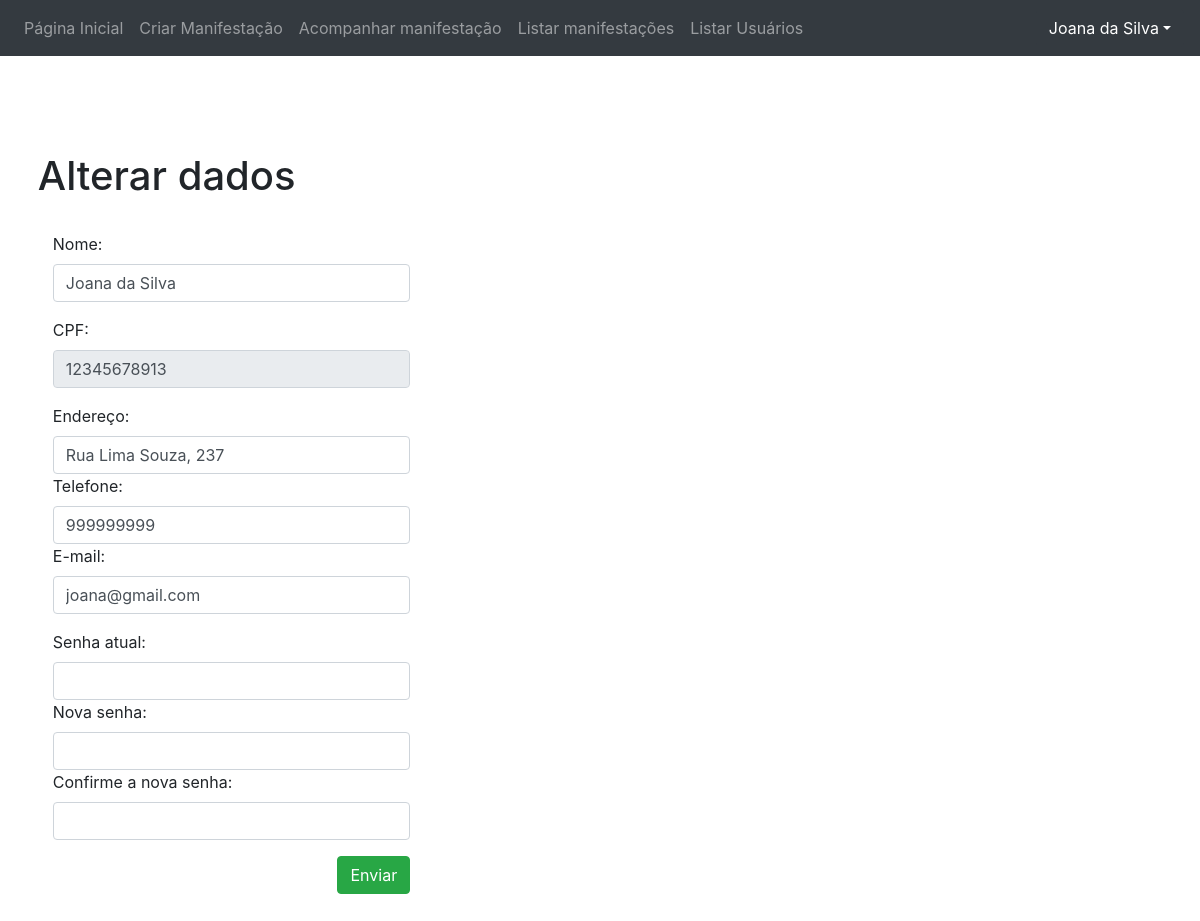
Screenshot of /index.php?section=UsuarioControle&function=alteraDadosAcao (signed in) with the database file from the repository.
### tables this page shows
CREATE TABLE IF NOT EXISTS `usuario`
(
    `cpf`             varchar(11)  NOT NULL,
    `id_tipo_usuario` int(11)      NOT NULL,
    `nome`            varchar(50)  NOT NULL,
    `endereco`        varchar(150) NOT NULL,
    `telefone`        varchar(11) DEFAULT NULL,
    `email`           varchar(100) NOT NULL,
    `senha`           varchar(10)  NOT NULL,
    PRIMARY KEY (`cpf`),
    UNIQUE KEY `email` (`email`),
    KEY `fk_tipo_usuario` (`id_tipo_usuario`)
);

### src/index.php (called while the page is built, shortened)
<?php
new Ouvidoria\App ();

### src/model/UsuarioManager.php (called while the page is built, shortened)
<?php
require_once("model/UsuarioFactory.php");
class UsuarioManager
{
    public function __construct(){
        $this->factory = new UsuarioFactory();
    }
    public function buscaInfoUsuario(string $cpf)
    {
        return $this->factory->buscaInfoUsuario($cpf);
    }
}

### src/model/UsuarioFactory.php (called while the page is built, shortened)
<?php
include("model/Conexao.php");
class UsuarioFactory
{
    public function buscaInfoUsuario($cpf)
    {
        global $conexao;
        try {
            $query = "SELECT * from usuario where cpf = '$cpf'";
            $resultado = mysqli_query($conexao, $query);
            if ($resultado) {
                $usuario = mysqli_fetch_object($resultado);
            } else {
                $resultado = false;
            }
        } catch (PDOException $exc) {
            echo $exc->getMessage();
            $resultado = false;
        }
        return $usuario;
    }
}

### src/view/alterarDados.php (the view, shortened to what this page needs)
<!DOCTYPE html>
<html lang="pt-br">
<head>
    <link rel="stylesheet" href="https://stackpath.bootstrapcdn.com/bootstrap/4.1.3/css/bootstrap.min.css">
</head>
<body>
<?php include('menu.php'); ?>
<br>
<br>
<br>
<br>
<div style="margin-left: 1cm">
    <h1> Alterar dados </h1>
    <br>
    <form action="?section=UsuarioControle&function=alterarDados" method="POST" name="formulario">
        <div class="form-group col-md-4">
            <label>Nome:</label><input type="text" name="nomeAlteraDados" value="<?=$usuario->nome?>"  class="form-control"/>
        </div>
        <div class="form-group  col-md-4">
            <label>CPF:</label><input type="text" name="cpfAlteraDados" value="<?=$usuario->cpf?>" class="form-control" readonly />
        </div>
        <div class="form-group  col-md-4">
            <label>Endereço:</label><input type="text" name="enderecoAlteraDados" value="<?=$usuario->endereco?>" class="form-control" />
            <label>Telefone:</label><input type="number" id="telefone" maxlength="11" onkeypress="return somenteNumerosTel(event)" name="telefoneAlteraDados" value="<?=$usuario->telefone?>" class="form-control" />
            <label>E-mail:</label><input type="email" name="emailAlteraDados" value="<?=$usuario->email?>" class="form-control" />
        </div>
        <div class="form-group col-md-4">
            <label>Senha atual:</label><input type="password" id="senhaAntigaAlteraDados" name="senhaAntigaAlteraDados" required="required" class="form-control" />
            <label>Nova senha:</label><input type="password" id="senhaNovaAlteraDados" name="senhaNovaAlteraDados" class="form-control" />
            <label>Confirme a nova senha:</label><input id="senhaNovaConfirmacaoAlteraDados" name="senhaNovaConfirmacaoAlteraDados" type="password" class="form-control" />
        </div>
        <div class="form-group  col-md-4">
            <input  type="submit" value="Enviar" name="enviado"class="float-right btn btn-outline-success active"/>
        </div>
    </form>
    <br><br>
</div>
</body>

### rows the page displays
usuario: nomeAlteraDados "Joana da Silva", cpfAlteraDados "12345678913", enderecoAlteraDados "Rua Lima Souza, 237", telefoneAlteraDados "999999999", emailAlteraDados "joana@gmail.com"

### other values shown
$_SESSION['usuario']['nome'] "Joana da Silva"
